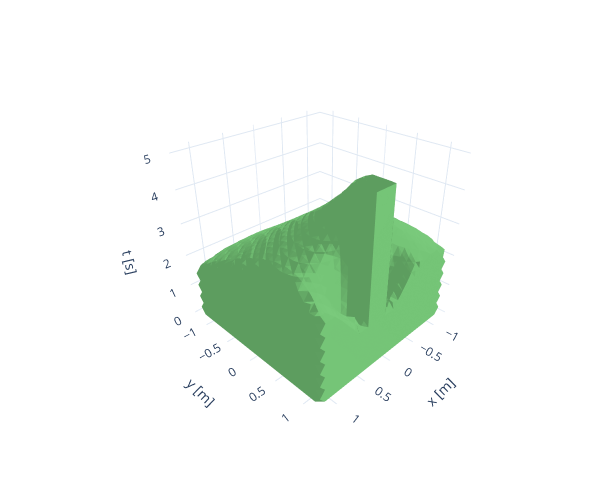

Here is the notebook cell this chart was saved with:
### Code cell
from hj_reachability.systems import Bicycle4D
from pyspect.plotting.levelsets import *

reach_dynamics = Bicycle4D(min_steer=-5*pi/4,
                           max_steer=+5*pi/4,
                           min_accel=-0.4,
                           max_accel=+0.4)

min_bounds = np.array([   X0,    Y0, -pi, +0.3])
max_bounds = np.array([XN+X0, YN+Y0, +pi, +0.8])
grid = hj.Grid.from_lattice_parameters_and_boundary_conditions(hj.sets.Box(min_bounds, max_bounds),
                                                               (31, 31, 25, 7),
                                                               periodic_dims=2)

impl = HJImpl(reach_dynamics, grid, 5)
impl.set_axes_names('x', 'y', 'h', 'v')

out = TLT.construct(vehicle_1).realize(impl)

plot3D_levelset(impl.project_onto(out, 0, 1, 2),
                min_bounds=[0, *min_bounds[:2]],
                max_bounds=[5, *max_bounds[:2]])

### Figure 1 — Plotly figure (JSON) as saved in the notebook; plotly's stock layout.template omitted (floating-point values rounded to 4 significant figures; data arrays with more than 128 entries replaced by an {"elided": "..."} marker saying what was removed)
{"data": [{"caps": {"x": {"show": false}, "y": {"show": false}, "z": {"show": false}}, "colorscale": [[0, "rgb(247,252,245)"], [0.125, "rgb(229,245,224)"], [0.25, "rgb(199,233,192)"], [0.375, "rgb(161,217,155)"], [0.5, "rgb(116,196,118)"], [0.625, "rgb(65,171,93)"], [0.75, "rgb(35,139,69)"], [0.875, "rgb(0,109,44)"], [1, "rgb(0,68,27)"]], "isomax": 0, "isomin": 0, "showscale": false, "surface": {"count": 1}, "type": "isosurface", "value": {"elided": "24986 float values"}, "x": {"elided": "24986 float values"}, "y": {"elided": "24986 float values"}, "z": {"elided": "24986 float values"}}], "layout": {"height": 500, "margin": {"b": 60, "l": 60, "r": 20, "t": 40}, "paper_bgcolor": "rgba(255, 255, 255, 1)", "plot_bgcolor": "rgba(250, 250, 250, 1)", "scene": {"aspectmode": "cube", "camera": {"eye": {"x": 1.531, "y": 1.531, "z": 1.25}}, "xaxis": {"title": {"text": "x [m]"}}, "yaxis": {"title": {"text": "y [m]"}}, "zaxis": {"title": {"text": "t [s]"}}}, "width": 600, "xaxis": {"gridcolor": "rgba(0, 0, 0, 0.1)", "linecolor": "rgba(0, 0, 0, 0.3)", "linewidth": 2, "zerolinecolor": "rgba(0, 0, 0, 0.3)"}, "yaxis": {"gridcolor": "rgba(0, 0, 0, 0.1)", "linecolor": "rgba(0, 0, 0, 0.3)", "linewidth": 2, "zerolinecolor": "rgba(0, 0, 0, 0.3)"}}}
